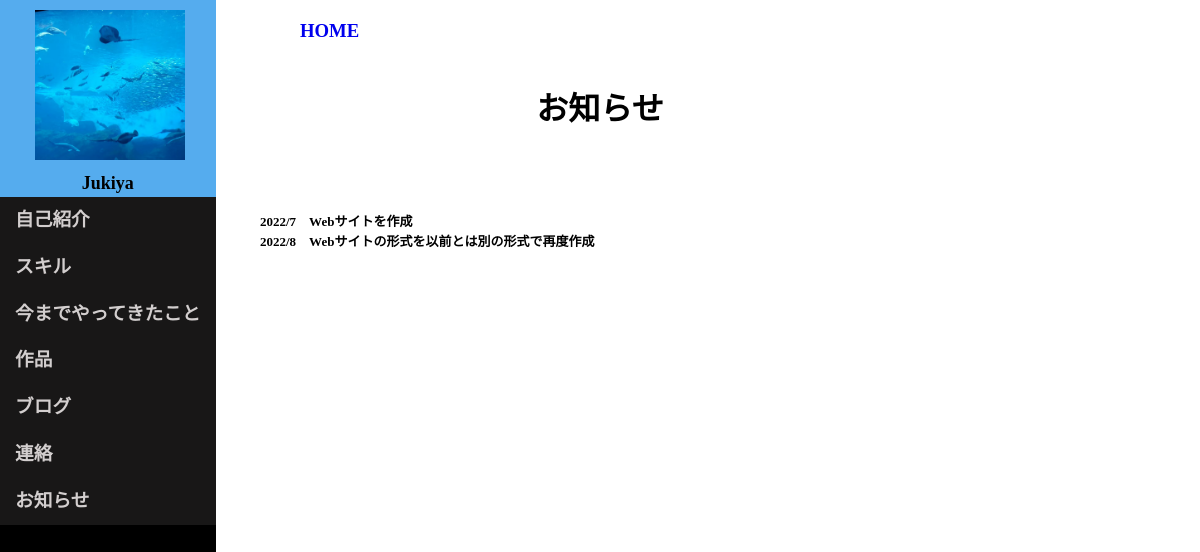
Before: /news/ with the older database file.
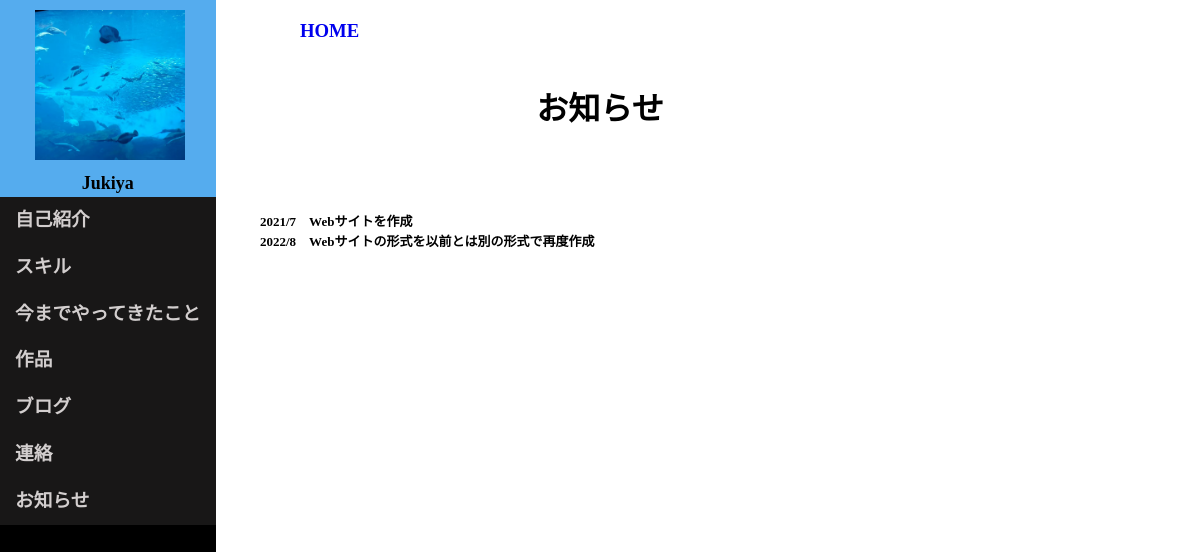
After: the same page with the newer database file.
### myapp/models.py (models this page shows)
class NewsModel(models.Model):
    news = models.TextField(max_length=200, blank=True)

### myapp/views.py (the view)
# urls.py: path("news/", views.NewsView.as_view(), name="news"),
class NewsView(View):
    def get(self, request, *args, **kwargs):
        news_data = NewsModel.objects.all()
        return render(request, "myapp/news.html", {"news_data":news_data})

### myapp/templates/myapp/news.html (shortened to what this page needs)
<!DOCTYPE html>
{% load static %}
<html lang="en">
    <head>
        <link rel="stylesheet" type="text/css" href="{% static 'css/news.css' %}">
        <div class="header">
            <div class="profile">
                <img src="/media/img/upload/my_favorite_photo.jpg" , alt="profile_icon" , width="150" , height="150">
                <h1><font color="black">Jukiya</font></h1>
            </div>
            <div class="page_link">
                <h3 id="introduction">自己紹介</h3>
                <h3 id="skill">スキル</h3>
                <h3 id="experience">今までやってきたこと</h3>
                <h3 id="works">作品</h3>
                <h3 id="blog">ブログ</h3>
                <h3 id="contact">連絡</h3>
                <h3 id="news">お知らせ</h3>
            </div>
        </div>
    </head>
    <body>
        <div class="title">
            <a href="{% url 'myapp:home' %}"><h3>HOME</h3></a>
            <h1 class="news">お知らせ</h1>
        </div>
        <div class="news_content", id="newscontent">
            {% for news in news_data %}
            <ul>
                <li><h2>{{news.news | linebreaks}}</h2></li>
            </ul>
            {% endfor %}
        </div>
        <h1>Hello</h1>
    </body>
</html>

Changed rows visible on the page:
changed NewsModel: news "2022/7 Webサイトを作成 2022/8 Webサイトの形式を以前とは別の形式で再度作成" → "2021/7 Webサイトを作成 2022/8 Webサイトの形式を以前とは別の形式で再度作成"
